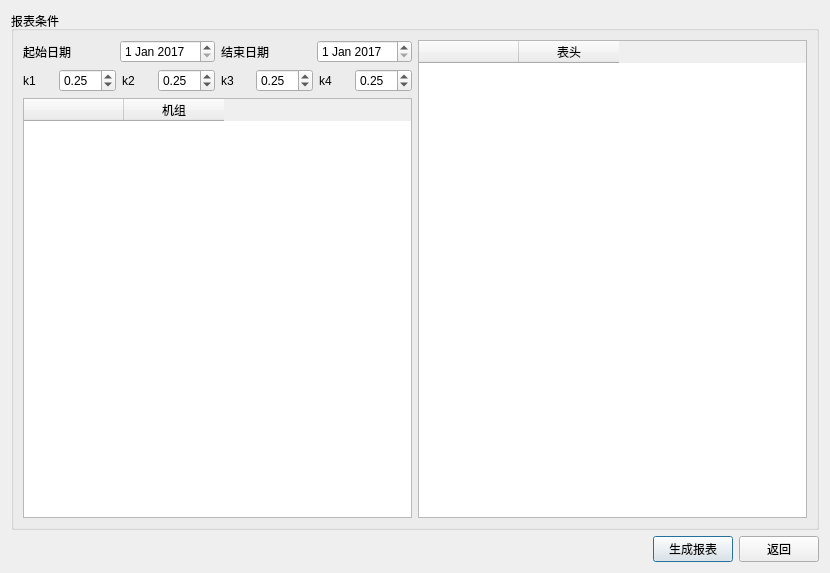
<?xml version="1.0" encoding="UTF-8"?>
<ui version="4.0">
 <class>EvaRepDialog</class>
 <widget class="QDialog" name="EvaRepDialog">
  <property name="geometry">
   <rect>
    <x>0</x>
    <y>0</y>
    <width>830</width>
    <height>573</height>
   </rect>
  </property>
  <property name="windowTitle">
   <string>一次调频报表生成</string>
  </property>
  <layout class="QVBoxLayout" name="verticalLayout_2">
   <item>
    <widget class="QGroupBox" name="groupBox">
     <property name="title">
      <string>报表条件</string>
     </property>
     <layout class="QHBoxLayout" name="horizontalLayout_4">
      <item>
       <layout class="QVBoxLayout" name="verticalLayout">
        <item>
         <layout class="QHBoxLayout" name="horizontalLayout">
          <property name="topMargin">
           <number>0</number>
          </property>
          <item>
           <widget class="QLabel" name="label">
            <property name="text">
             <string>起始日期</string>
            </property>
           </widget>
          </item>
          <item>
           <widget class="QDateEdit" name="dateEdit1">
            <property name="date">
             <date>
              <year>2017</year>
              <month>1</month>
              <day>1</day>
             </date>
            </property>
           </widget>
          </item>
          <item>
           <widget class="QLabel" name="label_2">
            <property name="text">
             <string>结束日期</string>
            </property>
           </widget>
          </item>
          <item>
           <widget class="QDateEdit" name="dateEdit2">
            <property name="date">
             <date>
              <year>2017</year>
              <month>1</month>
              <day>1</day>
             </date>
            </property>
           </widget>
          </item>
         </layout>
        </item>
        <item>
         <layout class="QHBoxLayout" name="horizontalLayout_2">
          <property name="topMargin">
           <number>0</number>
          </property>
          <item>
           <widget class="QLabel" name="label_6">
            <property name="text">
             <string>k1</string>
            </property>
           </widget>
          </item>
          <item>
           <widget class="QDoubleSpinBox" name="k1SpinBox">
            <property name="singleStep">
             <double>0.100000000000000</double>
            </property>
            <property name="value">
             <double>0.250000000000000</double>
            </property>
           </widget>
          </item>
          <item>
           <widget class="QLabel" name="label_7">
            <property name="text">
             <string>k2</string>
            </property>
           </widget>
          </item>
          <item>
           <widget class="QDoubleSpinBox" name="k2SpinBox">
            <property name="singleStep">
             <double>0.100000000000000</double>
            </property>
            <property name="value">
             <double>0.250000000000000</double>
            </property>
           </widget>
          </item>
          <item>
           <widget class="QLabel" name="label_8">
            <property name="text">
             <string>k3</string>
            </property>
           </widget>
          </item>
          <item>
           <widget class="QDoubleSpinBox" name="k3SpinBox">
            <property name="singleStep">
             <double>0.100000000000000</double>
            </property>
            <property name="value">
             <double>0.250000000000000</double>
            </property>
           </widget>
          </item>
          <item>
           <widget class="QLabel" name="label_9">
            <property name="text">
             <string>k4</string>
            </property>
           </widget>
          </item>
          <item>
           <widget class="QDoubleSpinBox" name="k4SpinBox">
            <property name="singleStep">
             <double>0.100000000000000</double>
            </property>
            <property name="value">
             <double>0.250000000000000</double>
            </property>
           </widget>
          </item>
         </layout>
        </item>
        <item>
         <widget class="QTableWidget" name="eleTable">
          <property name="minimumSize">
           <size>
            <width>300</width>
            <height>0</height>
           </size>
          </property>
          <attribute name="horizontalHeaderCascadingSectionResizes">
           <bool>false</bool>
          </attribute>
          <column>
           <property name="text">
            <string/>
           </property>
          </column>
          <column>
           <property name="text">
            <string>机组</string>
           </property>
          </column>
         </widget>
        </item>
       </layout>
      </item>
      <item>
       <widget class="QTableWidget" name="headerTable">
        <property name="minimumSize">
         <size>
          <width>300</width>
          <height>0</height>
         </size>
        </property>
        <attribute name="horizontalHeaderCascadingSectionResizes">
         <bool>false</bool>
        </attribute>
        <column>
         <property name="text">
          <string/>
         </property>
        </column>
        <column>
         <property name="text">
          <string>表头</string>
         </property>
        </column>
       </widget>
      </item>
     </layout>
    </widget>
   </item>
   <item>
    <layout class="QHBoxLayout" name="horizontalLayout_3">
     <item>
      <spacer name="horizontalSpacer_2">
       <property name="orientation">
        <enum>Qt::Horizontal</enum>
       </property>
       <property name="sizeHint" stdset="0">
        <size>
         <width>40</width>
         <height>20</height>
        </size>
       </property>
      </spacer>
     </item>
     <item>
      <widget class="QPushButton" name="evaButton">
       <property name="text">
        <string>生成报表</string>
       </property>
      </widget>
     </item>
     <item>
      <widget class="QPushButton" name="pushButton">
       <property name="text">
        <string>返回</string>
       </property>
      </widget>
     </item>
    </layout>
   </item>
  </layout>
 </widget>
 <resources/>
 <connections>
  <connection>
   <sender>pushButton</sender>
   <signal>clicked(bool)</signal>
   <receiver>EvaRepDialog</receiver>
   <slot>close()</slot>
   <hints>
    <hint type="sourcelabel">
     <x>782</x>
     <y>551</y>
    </hint>
    <hint type="destinationlabel">
     <x>414</x>
     <y>286</y>
    </hint>
   </hints>
  </connection>
 </connections>
</ui>
